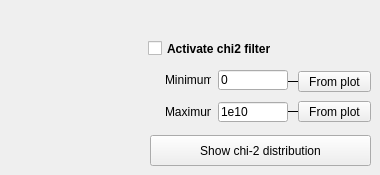
        <widget class="QWidget" name="tabChi2">
         <attribute name="title">
          <string>Chi2</string>
         </attribute>
         <widget class="QFrame" name="fChi2Filter">
          <property name="geometry">
           <rect>
            <x>158</x>
            <y>60</y>
            <width>140</width>
            <height>69</height>
           </rect>
          </property>
          <property name="frameShape">
           <enum>QFrame::NoFrame</enum>
          </property>
          <property name="frameShadow">
           <enum>QFrame::Raised</enum>
          </property>
          <widget class="QLabel" name="label_53">
           <property name="geometry">
            <rect>
             <x>7</x>
             <y>13</y>
             <width>46</width>
             <height>13</height>
            </rect>
           </property>
           <property name="text">
            <string>Minimum:</string>
           </property>
          </widget>
          <widget class="QLineEdit" name="ledChi2Min">
           <property name="geometry">
            <rect>
             <x>60</x>
             <y>10</y>
             <width>70</width>
             <height>20</height>
            </rect>
           </property>
           <property name="text">
            <string>0</string>
           </property>
          </widget>
          <widget class="QLineEdit" name="ledChi2Max">
           <property name="geometry">
            <rect>
             <x>60</x>
             <y>42</y>
             <width>70</width>
             <height>20</height>
            </rect>
           </property>
           <property name="text">
            <string>1e10</string>
           </property>
          </widget>
          <widget class="QLabel" name="label_54">
           <property name="geometry">
            <rect>
             <x>7</x>
             <y>45</y>
             <width>46</width>
             <height>13</height>
            </rect>
           </property>
           <property name="text">
            <string>Maximum:</string>
           </property>
          </widget>
         </widget>
         <widget class="QCheckBox" name="cbActivateChi2Filter">
          <property name="geometry">
           <rect>
            <x>148</x>
            <y>40</y>
            <width>161</width>
            <height>17</height>
           </rect>
          </property>
          <property name="font">
           <font>
            <weight>75</weight>
            <bold>true</bold>
           </font>
          </property>
          <property name="text">
           <string>Activate chi2 filter</string>
          </property>
         </widget>
         <widget class="QPushButton" name="pbChi2Spectrum1">
          <property name="geometry">
           <rect>
            <x>150</x>
            <y>135</y>
            <width>221</width>
            <height>31</height>
           </rect>
          </property>
          <property name="text">
           <string>Show chi-2 distribution</string>
          </property>
         </widget>
         <widget class="Line" name="line_53">
          <property name="geometry">
           <rect>
            <x>248</x>
            <y>110</y>
            <width>70</width>
            <height>3</height>
           </rect>
          </property>
          <property name="frameShadow">
           <enum>QFrame::Plain</enum>
          </property>
          <property name="orientation">
           <enum>Qt::Horizontal</enum>
          </property>
         </widget>
         <widget class="Line" name="line_54">
          <property name="geometry">
           <rect>
            <x>248</x>
            <y>80</y>
            <width>70</width>
            <height>3</height>
           </rect>
          </property>
          <property name="frameShadow">
           <enum>QFrame::Plain</enum>
          </property>
          <property name="orientation">
           <enum>Qt::Horizontal</enum>
          </property>
         </widget>
         <widget class="QPushButton" name="pbDefChi2Min">
          <property name="geometry">
           <rect>
            <x>298</x>
            <y>71</y>
            <width>73</width>
            <height>21</height>
           </rect>
          </property>
          <property name="text">
           <string>From plot</string>
          </property>
         </widget>
         <widget class="QPushButton" name="pbDefChi2Max">
          <property name="geometry">
           <rect>
            <x>298</x>
            <y>101</y>
            <width>73</width>
            <height>21</height>
           </rect>
          </property>
          <property name="text">
           <string>From plot</string>
          </property>
         </widget>
         <zorder>line_53</zorder>
         <zorder>line_54</zorder>
         <zorder>fChi2Filter</zorder>
         <zorder>cbActivateChi2Filter</zorder>
         <zorder>pbChi2Spectrum1</zorder>
         <zorder>pbDefChi2Min</zorder>
         <zorder>pbDefChi2Max</zorder>
        </widget>
